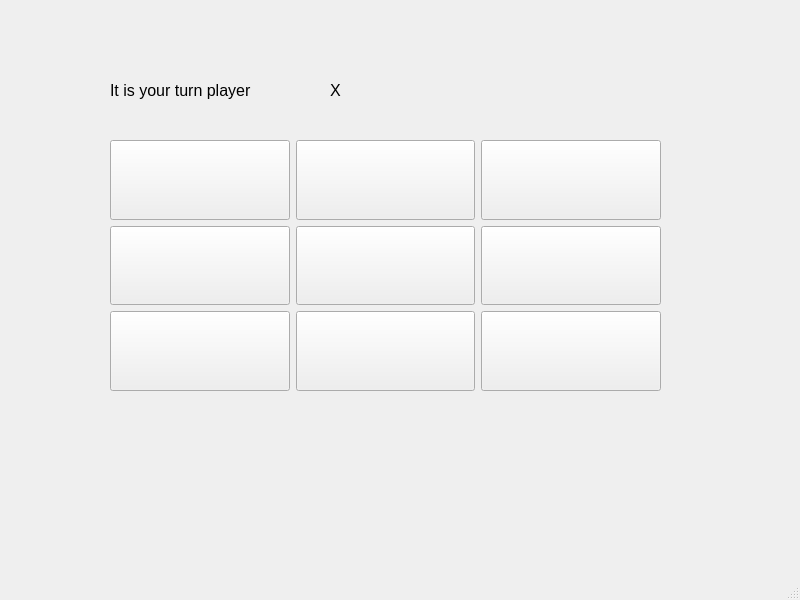
<?xml version="1.0" encoding="UTF-8"?>
<ui version="4.0">
 <class>MainWindow</class>
 <widget class="QMainWindow" name="MainWindow">
  <property name="geometry">
   <rect>
    <x>0</x>
    <y>0</y>
    <width>800</width>
    <height>600</height>
   </rect>
  </property>
  <property name="windowTitle">
   <string>MainWindow</string>
  </property>
  <widget class="QWidget" name="centralwidget">
   <widget class="QLabel" name="label">
    <property name="geometry">
     <rect>
      <x>110</x>
      <y>70</y>
      <width>201</width>
      <height>41</height>
     </rect>
    </property>
    <property name="font">
     <font>
      <pointsize>12</pointsize>
     </font>
    </property>
    <property name="text">
     <string>It is your turn player</string>
    </property>
   </widget>
   <widget class="QLabel" name="label_Player">
    <property name="geometry">
     <rect>
      <x>330</x>
      <y>70</y>
      <width>201</width>
      <height>41</height>
     </rect>
    </property>
    <property name="font">
     <font>
      <pointsize>12</pointsize>
     </font>
    </property>
    <property name="text">
     <string>X</string>
    </property>
   </widget>
   <widget class="QWidget" name="">
    <property name="geometry">
     <rect>
      <x>110</x>
      <y>140</y>
      <width>551</width>
      <height>251</height>
     </rect>
    </property>
    <layout class="QHBoxLayout" name="horizontalLayout">
     <item>
      <layout class="QVBoxLayout" name="verticalLayout">
       <item>
        <widget class="QPushButton" name="pushButton1">
         <property name="sizePolicy">
          <sizepolicy hsizetype="Minimum" vsizetype="Preferred">
           <horstretch>0</horstretch>
           <verstretch>0</verstretch>
          </sizepolicy>
         </property>
         <property name="text">
          <string/>
         </property>
        </widget>
       </item>
       <item>
        <widget class="QPushButton" name="pushButton4">
         <property name="sizePolicy">
          <sizepolicy hsizetype="Minimum" vsizetype="Preferred">
           <horstretch>0</horstretch>
           <verstretch>0</verstretch>
          </sizepolicy>
         </property>
         <property name="text">
          <string/>
         </property>
        </widget>
       </item>
       <item>
        <widget class="QPushButton" name="pushButton7">
         <property name="sizePolicy">
          <sizepolicy hsizetype="Minimum" vsizetype="Preferred">
           <horstretch>0</horstretch>
           <verstretch>0</verstretch>
          </sizepolicy>
         </property>
         <property name="text">
          <string/>
         </property>
        </widget>
       </item>
      </layout>
     </item>
     <item>
      <layout class="QVBoxLayout" name="verticalLayout_2">
       <item>
        <widget class="QPushButton" name="pushButton2">
         <property name="sizePolicy">
          <sizepolicy hsizetype="Minimum" vsizetype="Preferred">
           <horstretch>0</horstretch>
           <verstretch>0</verstretch>
          </sizepolicy>
         </property>
         <property name="text">
          <string/>
         </property>
        </widget>
       </item>
       <item>
        <widget class="QPushButton" name="pushButton5">
         <property name="sizePolicy">
          <sizepolicy hsizetype="Minimum" vsizetype="Preferred">
           <horstretch>0</horstretch>
           <verstretch>0</verstretch>
          </sizepolicy>
         </property>
         <property name="text">
          <string/>
         </property>
        </widget>
       </item>
       <item>
        <widget class="QPushButton" name="pushButton8">
         <property name="sizePolicy">
          <sizepolicy hsizetype="Minimum" vsizetype="Preferred">
           <horstretch>0</horstretch>
           <verstretch>0</verstretch>
          </sizepolicy>
         </property>
         <property name="text">
          <string/>
         </property>
        </widget>
       </item>
      </layout>
     </item>
     <item>
      <layout class="QVBoxLayout" name="verticalLayout_3">
       <item>
        <widget class="QPushButton" name="pushButton3">
         <property name="sizePolicy">
          <sizepolicy hsizetype="Minimum" vsizetype="Preferred">
           <horstretch>0</horstretch>
           <verstretch>0</verstretch>
          </sizepolicy>
         </property>
         <property name="text">
          <string/>
         </property>
        </widget>
       </item>
       <item>
        <widget class="QPushButton" name="pushButton6">
         <property name="sizePolicy">
          <sizepolicy hsizetype="Minimum" vsizetype="Preferred">
           <horstretch>0</horstretch>
           <verstretch>0</verstretch>
          </sizepolicy>
         </property>
         <property name="text">
          <string/>
         </property>
        </widget>
       </item>
       <item>
        <widget class="QPushButton" name="pushButton9">
         <property name="sizePolicy">
          <sizepolicy hsizetype="Minimum" vsizetype="Preferred">
           <horstretch>0</horstretch>
           <verstretch>0</verstretch>
          </sizepolicy>
         </property>
         <property name="text">
          <string/>
         </property>
        </widget>
       </item>
      </layout>
     </item>
    </layout>
   </widget>
  </widget>
  <widget class="QMenuBar" name="menubar">
   <property name="geometry">
    <rect>
     <x>0</x>
     <y>0</y>
     <width>800</width>
     <height>25</height>
    </rect>
   </property>
  </widget>
  <widget class="QStatusBar" name="statusbar"/>
 </widget>
 <resources/>
 <connections/>
</ui>
